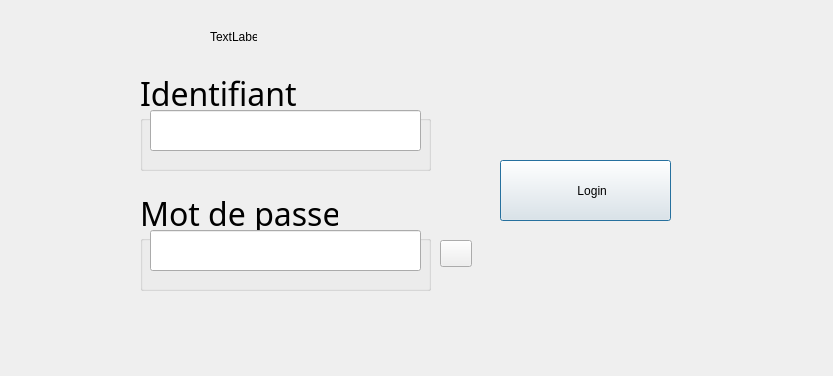
<?xml version="1.0" encoding="UTF-8"?>
<ui version="4.0">
 <class>Login</class>
 <widget class="QDialog" name="Login">
  <property name="geometry">
   <rect>
    <x>0</x>
    <y>0</y>
    <width>833</width>
    <height>376</height>
   </rect>
  </property>
  <property name="minimumSize">
   <size>
    <width>833</width>
    <height>376</height>
   </size>
  </property>
  <property name="maximumSize">
   <size>
    <width>833</width>
    <height>376</height>
   </size>
  </property>
  <property name="windowTitle">
   <string>Dialog</string>
  </property>
  <widget class="QLabel" name="label_pic">
   <property name="geometry">
    <rect>
     <x>-10</x>
     <y>-10</y>
     <width>851</width>
     <height>391</height>
    </rect>
   </property>
   <property name="styleSheet">
    <string notr="true">border-image: url(:/img/login/img/login/background.jpg);</string>
   </property>
   <property name="text">
    <string/>
   </property>
  </widget>
  <widget class="QGroupBox" name="group_text_id">
   <property name="geometry">
    <rect>
     <x>140</x>
     <y>70</y>
     <width>291</width>
     <height>101</height>
    </rect>
   </property>
   <property name="font">
    <font>
     <family>Bahnschrift</family>
     <pointsize>24</pointsize>
    </font>
   </property>
   <property name="title">
    <string>Identifiant</string>
   </property>
   <widget class="QLineEdit" name="text_id">
    <property name="geometry">
     <rect>
      <x>10</x>
      <y>40</y>
      <width>271</width>
      <height>41</height>
     </rect>
    </property>
    <property name="font">
     <font>
      <pointsize>22</pointsize>
     </font>
    </property>
   </widget>
  </widget>
  <widget class="QGroupBox" name="group_text_password">
   <property name="geometry">
    <rect>
     <x>140</x>
     <y>190</y>
     <width>291</width>
     <height>101</height>
    </rect>
   </property>
   <property name="font">
    <font>
     <family>Bahnschrift</family>
     <pointsize>24</pointsize>
    </font>
   </property>
   <property name="title">
    <string>Mot de passe</string>
   </property>
   <widget class="QLineEdit" name="text_password">
    <property name="geometry">
     <rect>
      <x>10</x>
      <y>40</y>
      <width>271</width>
      <height>41</height>
     </rect>
    </property>
    <property name="font">
     <font>
      <pointsize>22</pointsize>
     </font>
    </property>
    <property name="echoMode">
     <enum>QLineEdit::Password</enum>
    </property>
   </widget>
  </widget>
  <widget class="QPushButton" name="login">
   <property name="geometry">
    <rect>
     <x>500</x>
     <y>160</y>
     <width>171</width>
     <height>61</height>
    </rect>
   </property>
   <property name="styleSheet">
    <string notr="true">border-image: url(:/img/login/img/login/button_init.png)3 10 3 10;
font: 24pt &quot;Bahnschrift&quot;;
</string>
   </property>
   <property name="text">
    <string>    Login</string>
   </property>
  </widget>
  <widget class="QLabel" name="logo_login">
   <property name="geometry">
    <rect>
     <x>470</x>
     <y>150</y>
     <width>81</width>
     <height>81</height>
    </rect>
   </property>
   <property name="styleSheet">
    <string notr="true">border-image: url(:/img/login/img/login/logologin.png);</string>
   </property>
   <property name="text">
    <string/>
   </property>
  </widget>
  <widget class="QPushButton" name="show_password">
   <property name="geometry">
    <rect>
     <x>440</x>
     <y>240</y>
     <width>32</width>
     <height>27</height>
    </rect>
   </property>
   <property name="styleSheet">
    <string notr="true"/>
   </property>
   <property name="text">
    <string/>
   </property>
   <property name="icon">
    <iconset resource="image_ressources.qrc">
     <normaloff>:/img/login/img/login/eye.png</normaloff>:/img/login/img/login/eye.png</iconset>
   </property>
   <property name="iconSize">
    <size>
     <width>24</width>
     <height>24</height>
    </size>
   </property>
  </widget>
  <widget class="QLabel" name="timeanddate">
   <property name="geometry">
    <rect>
     <x>210</x>
     <y>30</y>
     <width>47</width>
     <height>13</height>
    </rect>
   </property>
   <property name="text">
    <string>TextLabel</string>
   </property>
  </widget>
 </widget>
 <resources>
  <include location="image_ressources.qrc"/>
 </resources>
 <connections/>
</ui>
